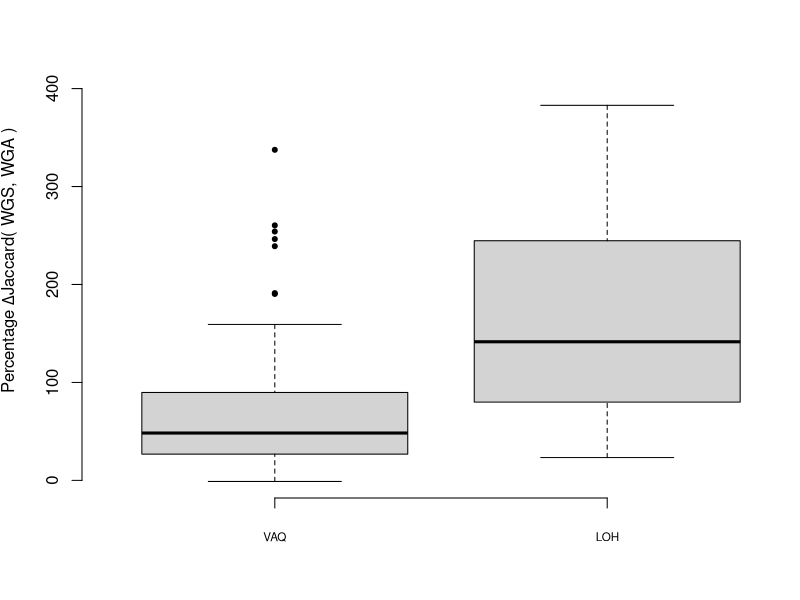
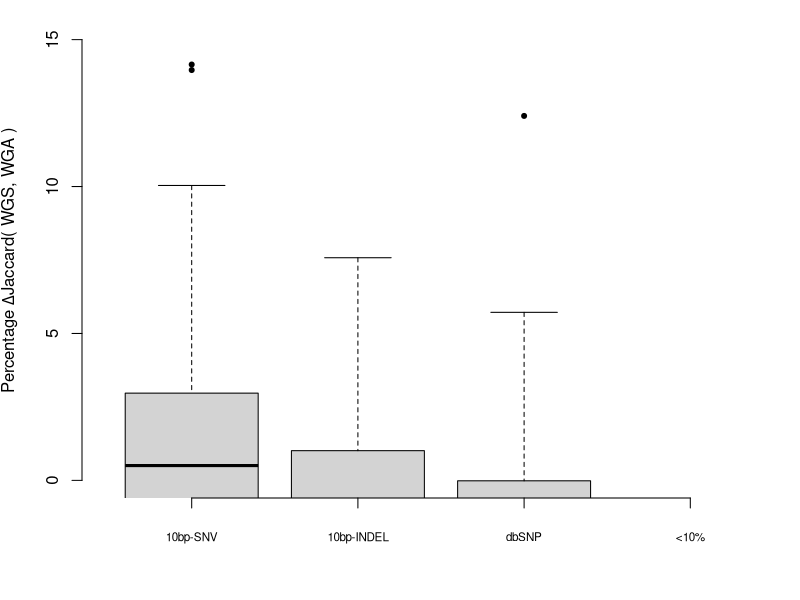
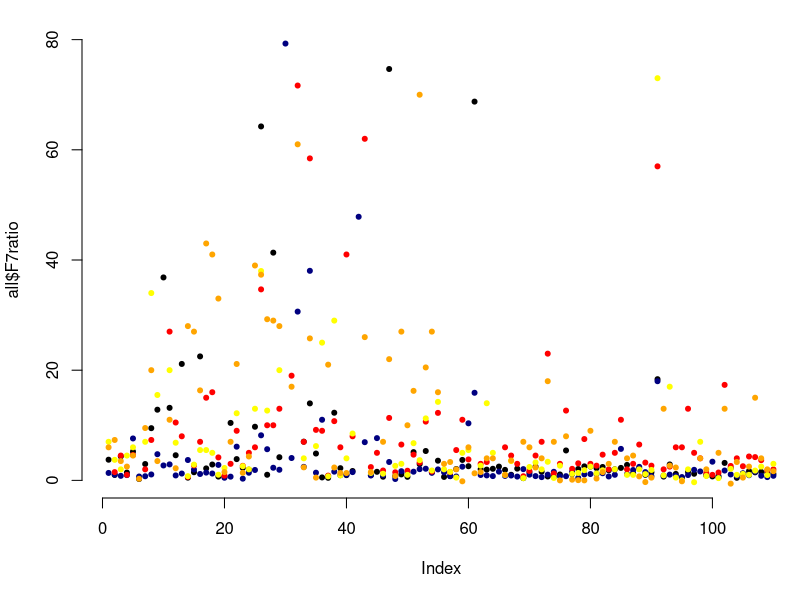
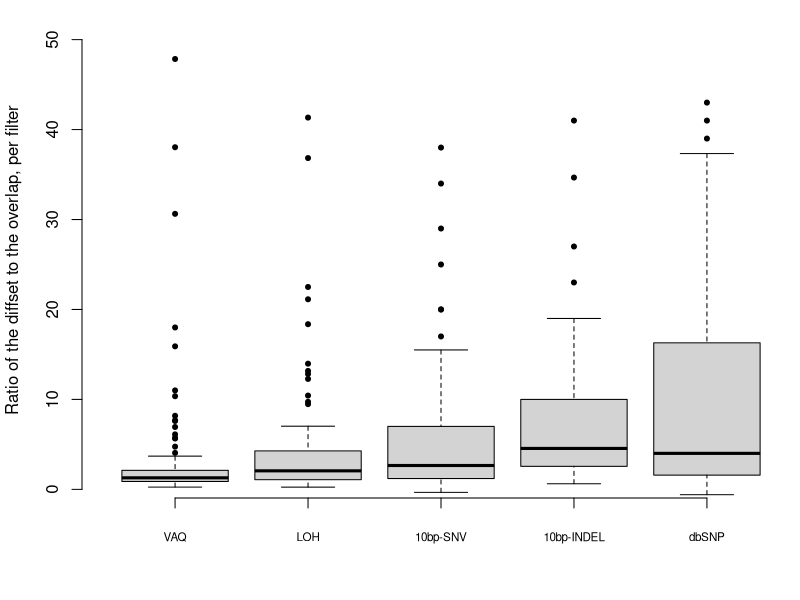
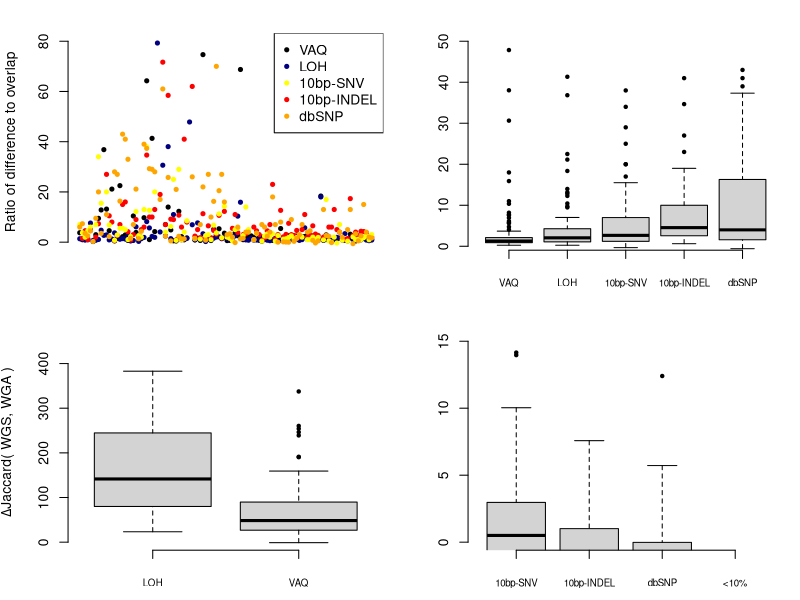

The R source for these figures, in order:
###################################
## first do the Jaccard analysis ##
###################################

## this table has the size of the overlap and the size of the total, everything for the "before" Jaccard, for each sample
data1 = read.table( "../FIGURE_DATA/STD40_unfiltered_overlap.txt", header=T, stringsAsFactors=FALSE )
## this table has the number of mutations excluded from the total for each sample for each filter
data2 = read.table( "../FIGURE_DATA/numbers_excluded_by_filter_MUTATION_CALLS_STD40.txt", header=T, stringsAsFactors=FALSE )
## this table has the number of mutations for each sample/filter that were excluded FOR THE OVERLAP
data3 = read.table( "../FIGURE_DATA/overlap_numbers_excluded_by_filter_MUTATION_CALLS_STD40.txt", header=T, stringsAsFactors=FALSE )

## from data1, we want the following columns: SAMPLE, OVERLAP, TOTAL
## (Jaccard^before( WGS, WGA )=OVERLAP/TOTAL
data1$DIFFERENCE<-NULL
data1$ONLY_WGA.C282.<-NULL
data1$TOTAL_WGA.C282.<-NULL
data1$ONLY_WGS.C484.<-NULL
data1$TOTAL_WGS.C484.<-NULL
data1$PERCENT_OVERLAP_by_ALL<-NULL
data1$PERCENT_OVERLAP_by_WGA.282<-NULL
data1$PERCENT_OVERLAP_by_WGS.484<-NULL
data1$PERCENT_DIFFERENCE_by_ALL<-NULL
data1$PERCENT_DIFFERENCE_by_WGA.282<-NULL
data1$PERCENT_DIFFERENCE_by_WGS.484<-NULL

data1$Jaccard.before<-data1$OVERLAP/data1$TOTAL

## from data2 (excluded by filter from SAMPLE), we want SAMPLE, FILT_3, FILT_4, FILT_5, FILT_6, FILT_7 (renamed tot.)
# change C282 and C484 to a new column, type
data2$newtype<-"NA"
data2$newname<-"NA"
for (i in 1:length(data2$SAMPLE)){
	oldname<-data2$SAMPLE[ i ]
	newname<-substr( oldname, 6, 18 )
	data2$newname[ i ]<-newname
}
for (i in 1:length(data2$SAMPLE)){
	oldname<-data2$SAMPLE[ i ]
	newtype<-substr( oldname, 1, 5 )
	data2$newtype[ i ]<-newtype
}
# divide data2 into two data frames, by type
WGA<-data2[data2$newtype=="C282.",]
WGS<-data2[data2$newtype=="C484.",]
# WGA change the name of the columns in each new dataframe, and get rid of the type column
for (i in 1:length(WGA$SAMPLE)){
	WGA$SAMPLE[ i ]<-WGA$newname[ i ]
}
WGA$newname<-NULL
WGA$newtype<-NULL
names( WGA )[ 2 ] <- "WGA.tot.F2"
names( WGA )[ 3 ] <- "WGA.tot.F3"
names( WGA )[ 4 ] <- "WGA.tot.F4"
names( WGA )[ 5 ] <- "WGA.tot.F5"
names( WGA )[ 6 ] <- "WGA.tot.F6"
names( WGA )[ 7 ] <- "WGA.tot.F7"
names( WGA )[ 8 ] <- "WGA.tot.F8"
# WGS change the name of the columns in each new dataframe, and get rid of the type column
for (i in 1:length(WGS$SAMPLE)){
	WGS$SAMPLE[ i ]<-WGS$newname[ i ]
}
WGS$newname<-NULL
WGS$newtype<-NULL
names( WGS )[ 2 ] <- "WGS.tot.F2"
names( WGS )[ 3 ] <- "WGS.tot.F3"
names( WGS )[ 4 ] <- "WGS.tot.F4"
names( WGS )[ 5 ] <- "WGS.tot.F5"
names( WGS )[ 6 ] <- "WGS.tot.F6"
names( WGS )[ 7 ] <- "WGS.tot.F7"
names( WGS )[ 8 ] <- "WGS.tot.F8"
# merge the two data frames with data1
merged1<-merge( data1, WGA )
merged2<-merge( merged1, WGS )

## from data3 (excluded by sample from OVERLAP), we want SAMPLE, FILT_3, FILT_4, FILT_5, FILT_6, FILT_7 (renamed over.)
names( data3 )[ 2 ] <- "over.F2"
names( data3 )[ 4 ] <- "over.F3"
names( data3 )[ 6 ] <- "over.F4"
names( data3 )[ 8 ] <- "over.F5"
names( data3 )[ 10 ] <- "over.F6"
names( data3 )[ 12 ] <- "over.F7"
names( data3 )[ 14 ] <- "over.F8"
data3$FILT_2_PERCENT<-NULL
data3$FILT_3_PERCENT<-NULL
data3$FILT_4_PERCENT<-NULL
data3$FILT_5_PERCENT<-NULL
data3$FILT_6_PERCENT<-NULL
data3$FILT_7_PERCENT<-NULL
data3$FILT_8_PERCENT<-NULL
mergedData<-merge( merged2, data3 )

## per filter, 
## (Jaccard^after( WGS, WGA )=(OVERLAP - over.F3)/(TOTAL - WGS.tot.F3 - WGA.tot.F3 + over.F3)
mergedData$F2.overlap<-mergedData$OVERLAP-mergedData$over.F2
mergedData$F3.overlap<-mergedData$OVERLAP-mergedData$over.F3
mergedData$F4.overlap<-mergedData$OVERLAP-mergedData$over.F4
mergedData$F5.overlap<-mergedData$OVERLAP-mergedData$over.F5
mergedData$F6.overlap<-mergedData$OVERLAP-mergedData$over.F6
mergedData$F7.overlap<-mergedData$OVERLAP-mergedData$over.F7
mergedData$F8.overlap<-mergedData$OVERLAP-mergedData$over.F8

mergedData$F2.total<-mergedData$TOTAL-mergedData$WGS.tot.F2-mergedData$WGA.tot.F2+mergedData$over.F2
mergedData$F3.total<-mergedData$TOTAL-mergedData$WGS.tot.F3-mergedData$WGA.tot.F3+mergedData$over.F3
mergedData$F4.total<-mergedData$TOTAL-mergedData$WGS.tot.F4-mergedData$WGA.tot.F4+mergedData$over.F4
mergedData$F5.total<-mergedData$TOTAL-mergedData$WGS.tot.F5-mergedData$WGA.tot.F5+mergedData$over.F5
mergedData$F6.total<-mergedData$TOTAL-mergedData$WGS.tot.F6-mergedData$WGA.tot.F6+mergedData$over.F6
mergedData$F7.total<-mergedData$TOTAL-mergedData$WGS.tot.F7-mergedData$WGA.tot.F7+mergedData$over.F7
mergedData$F8.total<-mergedData$TOTAL-mergedData$WGS.tot.F8-mergedData$WGA.tot.F8+mergedData$over.F8

mergedData$Jaccard.F2<-mergedData$F2.overlap/mergedData$F2.total
mergedData$Jaccard.F3<-mergedData$F2.overlap/mergedData$F3.total
mergedData$Jaccard.F4<-mergedData$F2.overlap/mergedData$F4.total
mergedData$Jaccard.F5<-mergedData$F2.overlap/mergedData$F5.total
mergedData$Jaccard.F6<-mergedData$F2.overlap/mergedData$F6.total
mergedData$Jaccard.F7<-mergedData$F2.overlap/mergedData$F7.total
mergedData$Jaccard.F8<-mergedData$F2.overlap/mergedData$F8.total

## finally, calculate delta( Jaccard )

mergedData$delta.Jaccard.F2<-((mergedData$Jaccard.F2-mergedData$Jaccard.before)/mergedData$Jaccard.before)*100
mergedData$delta.Jaccard.F3<-((mergedData$Jaccard.F3-mergedData$Jaccard.before)/mergedData$Jaccard.before)*100
mergedData$delta.Jaccard.F4<-((mergedData$Jaccard.F4-mergedData$Jaccard.before)/mergedData$Jaccard.before)*100
mergedData$delta.Jaccard.F5<-((mergedData$Jaccard.F5-mergedData$Jaccard.before)/mergedData$Jaccard.before)*100
mergedData$delta.Jaccard.F6<-((mergedData$Jaccard.F6-mergedData$Jaccard.before)/mergedData$Jaccard.before)*100
mergedData$delta.Jaccard.F7<-((mergedData$Jaccard.F7-mergedData$Jaccard.before)/mergedData$Jaccard.before)*100
mergedData$delta.Jaccard.F8<-((mergedData$Jaccard.F8-mergedData$Jaccard.before)/mergedData$Jaccard.before)*100

##################################################
## THEN DO THE DIFFSET ANALYSIS WITH THE RATIOS ##
##################################################

## LOAD DATA

data4=read.table( "../FIGURE_DATA/overlap_numbers_excluded_by_filter_MUTATION_CALLS_STD40.txt", header=T, stringsAsFactors=FALSE )
data5=read.table( "../FIGURE_DATA/numbers_excluded_by_filter_MUTATION_CALLS_STD40.txt", header=T, stringsAsFactors=FALSE )

## now re-name and delete columns
names( data4 )[ 2 ] <- "F2overlap"
names( data4 )[ 4 ] <- "F3overlap"
names( data4 )[ 6 ] <- "F4overlap"
names( data4 )[ 8 ] <- "F5overlap"
names( data4 )[ 10 ] <- "F6overlap"
names( data4 )[ 12 ] <- "F7overlap"
names( data4 )[ 14 ] <- "F8overlap"

data4$FILT_2_PERCENT<-NULL
data4$FILT_3_PERCENT<-NULL
data4$FILT_4_PERCENT<-NULL
data4$FILT_5_PERCENT<-NULL
data4$FILT_6_PERCENT<-NULL
data4$FILT_7_PERCENT<-NULL
data4$FILT_8_PERCENT<-NULL

## now merge the two data frames
for (i in 1:length(data4$SAMPLE)){
	short<-data4$SAMPLE[ i ]
	newname<-paste( "C282", short, sep="." )
	data4$SAMPLE[ i ]<-newname
}

# duplicate the data.frame
newdata <- data4

# change C282 to C484
for (i in 1:length(newdata$SAMPLE)){
	short <- newdata$SAMPLE[ i ]
	old <- substring( short, 6, )
	newname <- paste( "C484", old, sep="." )
	newdata$SAMPLE[ i ]<-newname
}

# add the two together
overlapdata <- merge(data4, newdata, all=TRUE )

# merge with data5...
names( data5 )[ 2 ] <- "F2all"
names( data5 )[ 3 ] <- "F3all"
names( data5 )[ 4 ] <- "F4all"
names( data5 )[ 5 ] <- "F5all"
names( data5 )[ 6 ] <- "F6all"
names( data5 )[ 7 ] <- "F7all"
names( data5 )[ 8 ] <- "F8all"

all <- merge( overlapdata, data5 )

## then calculate the diffset size
all$F2diff <- all$F2all - all$F2overlap
all$F3diff <- all$F3all - all$F3overlap
all$F4diff <- all$F4all - all$F4overlap
all$F5diff <- all$F5all - all$F5overlap
all$F6diff <- all$F6all - all$F6overlap
all$F7diff <- all$F7all - all$F7overlap
all$F8diff <- all$F8all - all$F8overlap

## a ratio ...
all$F2ratio <- all$F2diff / all$F2overlap
all$F3ratio <- all$F3diff / all$F3overlap
all$F4ratio <- all$F4diff / all$F4overlap
all$F5ratio <- all$F5diff / all$F5overlap
all$F6ratio <- all$F6diff / all$F6overlap
all$F7ratio <- all$F7diff / all$F7overlap
all$F8ratio <- all$F8diff / all$F8overlap

## add normalized ratio...
#all$F2ratioNORM <- (all$F2diff/all$F2all) / (all$F2overlap/all$F2all)
#all$F3ratioNORM <- (all$F3diff/all$F2all) / (all$F3overlap/all$F2all)
#all$F4ratioNORM <- (all$F4diff/all$F2all) / (all$F4overlap/all$F2all)
#all$F5ratioNORM <- (all$F5diff/all$F2all) / (all$F5overlap/all$F2all)
#all$F6ratioNORM <- (all$F6diff/all$F2all) / (all$F6overlap/all$F2all)
#all$F7ratioNORM <- (all$F7diff/all$F2all) / (all$F7overlap/all$F2all)
#all$F8ratioNORM <- (all$F8diff/all$F2all) / (all$F8overlap/all$F2all)

## then make some averages...

## ratio averages...
all$F3ratio[all$F3ratio=="Inf"] <- NA
all$F3ratio[all$F3ratio=="NaN"] <- NA
mean(all$F3ratio, na.rm=TRUE)
median(all$F3ratio, na.rm=TRUE)

all$F4ratio[all$F4ratio=="Inf"] <- NA
all$F4ratio[all$F4ratio=="NaN"] <- NA
mean(all$F4ratio, na.rm=TRUE)
median(all$F4ratio, na.rm=TRUE)

all$F5ratio[all$F5ratio=="Inf"] <- NA
all$F5ratio[all$F5ratio=="NaN"] <- NA
mean(all$F5ratio, na.rm=TRUE)
median(all$F5ratio, na.rm=TRUE)

all$F6ratio[all$F6ratio=="Inf"] <- NA
all$F6ratio[all$F6ratio=="NaN"] <- NA
mean(all$F6ratio, na.rm=TRUE)
median(all$F6ratio, na.rm=TRUE)

all$F7ratio[all$F7ratio=="Inf"] <- NA
all$F7ratio[all$F7ratio=="NaN"] <- NA
mean(all$F7ratio, na.rm=TRUE)
median(all$F7ratio, na.rm=TRUE)

########################################################
## THEN MAKE FIGURE 6 (COMPOUND FIGURE) FOR THE PAPER ##
########################################################

pdf( "../FIGURE_PDFS/Figure5.pdf", width=6, height=5 )
par(bty='n', mfrow=c(2,2), mar=c(3,4.1,2,1) )

plot( all$F7ratio, ylim=c(0,80), pch=20, col='black', ylab="Ratio of difference to overlap", xaxt='n', xlab="Samples" )
points( all$F5ratio, pch=20, col='navy' )
points( all$F3ratio, pch=20, col='red' )
points( all$F4ratio, pch=20, col='yellow' )
points( all$F6ratio, pch=20, col='orange' )
legend( 'topright', c( "VAQ", "LOH", "10bp-SNV", "10bp-INDEL", "dbSNP" ), col=c( 'black', 'navy', 'yellow', 'red', 'orange' ), pch=20 )

boxplot( all[,c(26,28,25,24,27)], ylim=c(1,50), xaxt='n', pch=20, ylab="" )
axis( 1, at=1:5, padj=0.8, cex.axis=0.7, labels=c( "VAQ", "LOH", "10bp-SNV", "10bp-INDEL", "dbSNP" ) )

boxplot( mergedData[,c(52,50)], ylim=c(0,450), xaxt='n', ylab=expression(paste( Delta, "Jaccard( WGS, WGA )")), pch=20 )
axis( 1, at=1:2, padj = 0.8, cex.axis=0.7, labels=c( "LOH", "VAQ" ) )

boxplot( mergedData[,c(49,48,51,53)], ylim=c(0,15), xaxt='n', ylab="", pch=20 )
axis( 1, at=1:4, padj = 0.8, cex.axis=0.7, labels=c( "10bp-SNV", "10bp-INDEL", "dbSNP", "<10%" ) )

dev.off()




##############
## OLD CODE ##
##############

#pdf( "../FIGURE_PDFS/Jaccard1.pdf", width=6, height=5 )
par(bty='n', mar=c(5.1,4.1,1.1,0) )
boxplot( mergedData[,c(50,52)], ylim=c(0,450), xaxt='n', ylab=expression(paste( "Percentage ", Delta, "Jaccard( WGS, WGA )")), pch=20 )
axis( 1, at=1:2, padj = 0.8, cex.axis=0.7, labels=c( "VAQ", "LOH" ) )
#dev.off()

#pdf( "../FIGURE_PDFS/Jaccard2.pdf", width=6, height=5 )
par(bty='n', mar=c(5.1,4.1,1.1,0))
boxplot( mergedData[,c(49,48,51,53)], ylim=c(0,15), xaxt='n', ylab=expression(paste( "Percentage ", Delta, "Jaccard( WGS, WGA )")), pch=20 )
axis( 1, at=1:4, padj = 0.8, cex.axis=0.7, labels=c( "10bp-SNV", "10bp-INDEL", "dbSNP", "<10%" ) )
#dev.off()

#pdf( "../FIGURE_PDFS/Diffset_bypoints.pdf" )
par(bty='n')
plot( all$F7ratio, ylim=c(0,80), pch=20, col='black' )
points( all$F5ratio, pch=20, col='navy' )
points( all$F3ratio, pch=20, col='red' )
points( all$F4ratio, pch=20, col='yellow' )
points( all$F6ratio, pch=20, col='orange' )
#dev.off()

# and here is a boxplot...
#24-28
#pdf( "../FIGURE_PDFS/Diffset_bybars.pdf" )
par(bty='n')
boxplot( all[,c(26,28,25,24,27)], ylim=c(1,50), xaxt='n', pch=20, ylab="Ratio of the diffset to the overlap, per filter" )
axis( 1, at=1:5, padj=0.8, cex.axis=0.7, labels=c( "VAQ", "LOH", "10bp-SNV", "10bp-INDEL", "dbSNP" ) )
#dev.off()
